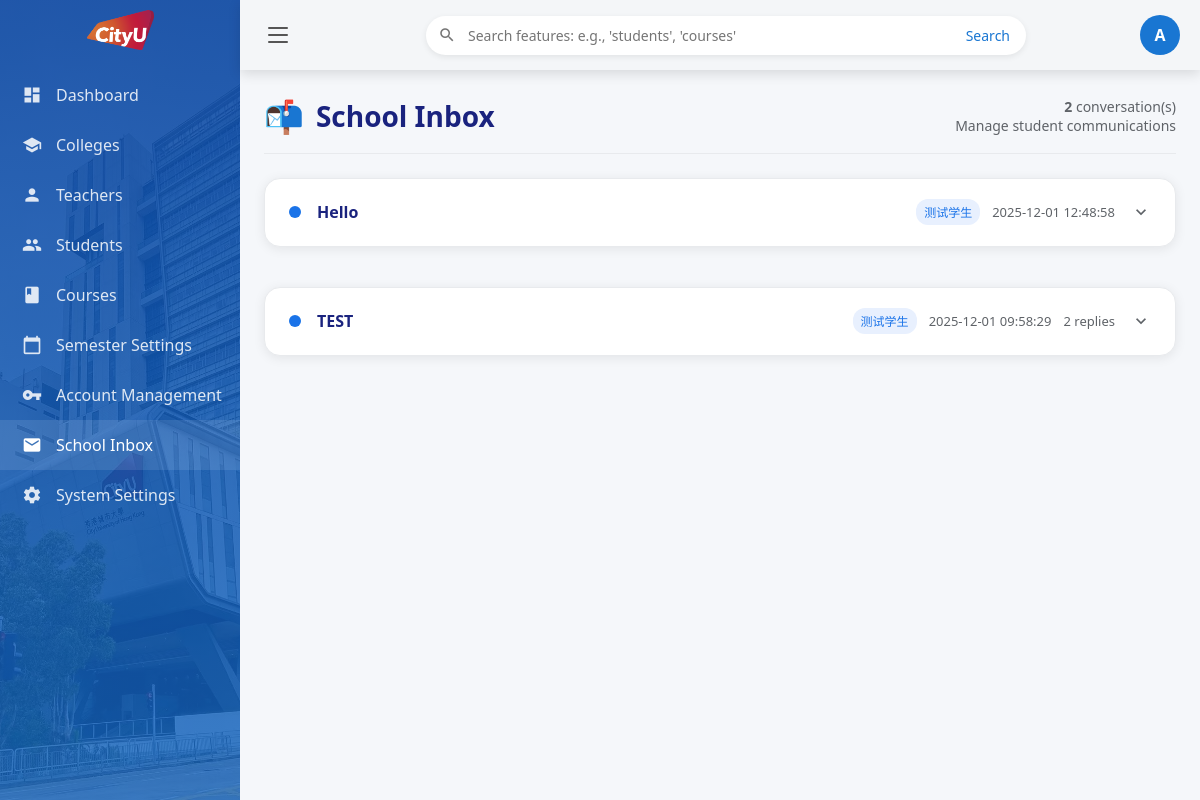
Screenshot of /messages (signed in) with the database file from the repository.
### tables this page shows
CREATE TABLE "messages" (
	"message_id"	INTEGER,
	"student_id"	VARCHAR(20) NOT NULL,
	"student_name"	TEXT NOT NULL,
	"title"	TEXT NOT NULL,
	"content"	TEXT NOT NULL,
	"created_at"	DATETIME DEFAULT CURRENT_TIMESTAMP,
	"status"	TEXT DEFAULT 'open' CHECK("status" IN ('open', 'closed')),
	PRIMARY KEY("message_id" AUTOINCREMENT)
);

### app/admin.py (the view)
@admin_bp.route('/messages')
def messages():
    if not require_admin():
        return redirect(url_for('main.dashboard'))
    page = request.args.get('page', 1, type=int)
    ITEMS_PER_PAGE = 15
    offset = (page - 1) * ITEMS_PER_PAGE
    conn = get_db_connection()
    total = conn.execute("SELECT COUNT(*) FROM messages").fetchone()[0]
    total_pages = (total + ITEMS_PER_PAGE - 1) // ITEMS_PER_PAGE
    main_messages = conn.execute("""
        SELECT m.*,
               (SELECT MAX(created_at) FROM replies r WHERE r.message_id = m.message_id) AS last_activity
        FROM messages m
        ORDER BY COALESCE(last_activity, m.created_at) DESC
        LIMIT ? OFFSET ?
    """, (ITEMS_PER_PAGE, offset)).fetchall()
    threads = []
    for msg in main_messages:
        replies = conn.execute("""
            SELECT * FROM replies
            WHERE message_id = ?
            ORDER BY created_at ASC
        """, (msg['message_id'],)).fetchall()
        threads.append({
            'main': msg,
            'replies': replies
        })
    conn.close()
    return render_template(
        'admin/admin_messages.html',
        threads=threads,
        current_page=page,
        total_pages=total_pages
    )

### app/admin.py (called while the page is built)
def require_admin():
    return session.get('role') == 'admin'

### app/db.py (called while the page is built)
def get_db_connection():
    if 'db' not in g:
        g.db = sqlite3.connect(
            DATABASE,
            timeout=20.0,
            check_same_thread=False
        )
        g.db.row_factory = sqlite3.Row
        g.db.execute('PRAGMA foreign_keys = ON;')
    return g.db

### templates/admin/admin_messages.html (shortened to what this page needs)
{% extends "admin/admin_base.html" %}
{% block content %}
<div class="inbox-page">
  <div class="inbox-header">
    <div class="title-section">
      <h2>
        <span style="font-size: 32px;">📬</span>
        School Inbox
      </h2>
    </div>
    <div class="stats-section">
      <strong>{{ threads|length }}</strong> conversation(s)<br>
      Manage student communications
    </div>
  </div>
  {% if threads %}
    <div class="messages-container">
      {% for thread in threads %}
        {% set is_unread = thread.main.status == 'unread' %}
        <div class="thread-card {% if is_unread %}unread{% endif %}">
          <div class="thread-summary" data-target="details-{{ thread.main.message_id }}">
            <div class="thread-status-indicator {% if thread.main.status == 'closed' %}closed{% elif thread.main.status == 'pending' %}pending{% endif %}"></div>
            <div class="thread-title">
              {{ thread.main.title }}
            </div>
            <div class="thread-meta">
              <span class="student-badge">{{ thread.main.student_name }}</span>
              <span>{{ thread.main.created_at }}</span>
              {% if thread.replies %}
                <span>{{ thread.replies|length }} repl{{ 'y' if thread.replies|length == 1 else 'ies' }}</span>
              {% endif %}
            </div>
            <span class="expand-icon material-icons">expand_more</span>
          </div>
        </div>
      {% endfor %}
    </div>
  {% else %}
    <div class="empty-state">
      <span class="material-icons">inbox</span>
      <h3>No messages yet</h3>
      <p>Students haven't submitted any messages via the school inbox. All communications will appear here.</p>
    </div>
  {% endif %}
</div>
{% endblock %}

### templates/admin/admin_messages.html (style rules this page uses)
.inbox-page { padding: 0; max-width: none; margin: 0; width: 100%; }
.inbox-header { display: flex; justify-content: space-between; align-items: center; margin: 0 0 24px 0; padding: 0 0 16px 0; border-bottom: 1px solid #e8eaed; }
.inbox-header .title-section h2 { font-weight: 700; margin: 0; color: #1a237e; font-size: 28px; display: flex; align-items: center; gap: 12px; }
.inbox-header .stats-section { color: #5f6368; font-size: 14px; text-align: right; }
.inbox-page .thread-card { background: white; border-radius: 16px; box-shadow: 0 2px 12px rgba(0,0,0,0.08); margin-bottom: 24px; border: 1px solid #e8eaed; overflow: hidden; transition: all 0.3s cubic-bezier(0.4, 0, 0.2, 1); width: 100%; max-width: none; }
.inbox-page .thread-summary { padding: 20px 24px; cursor: pointer; display: flex; align-items: center; gap: 16px; font-size: 15px; color: #202124; position: relative; }
.inbox-page .thread-status-indicator { width: 12px; height: 12px; border-radius: 50%; background: #1a73e8; flex-shrink: 0; }
.inbox-page .thread-title { font-weight: 600; flex: 1; white-space: nowrap; overflow: hidden; text-overflow: ellipsis; font-size: 16px; color: #1a237e; min-width: 0; }
.inbox-page .thread-meta { color: #5f6368; font-size: 13px; display: flex; align-items: center; gap: 12px; flex-shrink: 0; }
.inbox-page .student-badge { background: #e8f0fe; color: #1a73e8; padding: 4px 8px; border-radius: 12px; font-size: 12px; font-weight: 500; }
.inbox-page .expand-icon { color: #5f6368; transition: transform 0.3s ease; font-size: 20px; flex-shrink: 0; }
.inbox-page .messages-container { display: flex; flex-direction: column; gap: 16px; margin: 24px 0; width: 100%; }

### rows the page displays
messages: main "Hello", main.student_name "测试学生", main.created_at "2025-12-01 12:48:58"
messages: main "TEST", main.student_name "测试学生", main.created_at "2025-12-01 09:58:29"

### other values shown
{{ session.username|first|upper }} "A"
{{ threads|length }} "2"
{{ thread.replies|length }} "2"
{{ 'y' if thread.replies|length == 1 else 'ies' }} "ies"
